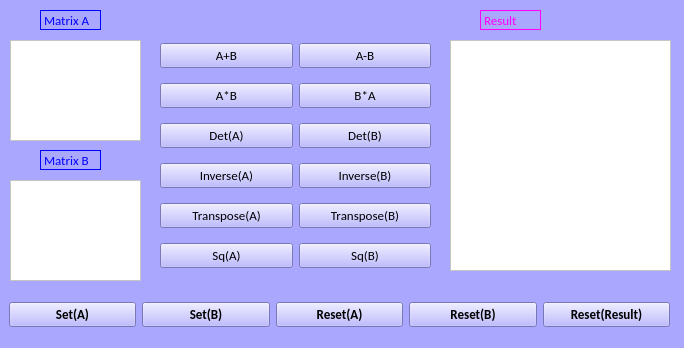
<?xml version="1.0" encoding="UTF-8"?>
<ui version="4.0">
 <class>MainApp</class>
 <widget class="QMainWindow" name="MainApp">
  <property name="geometry">
   <rect>
    <x>0</x>
    <y>0</y>
    <width>684</width>
    <height>348</height>
   </rect>
  </property>
  <property name="font">
   <font>
    <family>Calibri</family>
    <pointsize>8</pointsize>
    <weight>75</weight>
    <bold>true</bold>
   </font>
  </property>
  <property name="windowTitle">
   <string>MainApp</string>
  </property>
  <property name="styleSheet">
   <string notr="true">background-color:rgb(170, 167, 255)</string>
  </property>
  <widget class="QWidget" name="centralwidget">
   <widget class="QTextEdit" name="textEdit">
    <property name="geometry">
     <rect>
      <x>10</x>
      <y>40</y>
      <width>131</width>
      <height>101</height>
     </rect>
    </property>
    <property name="styleSheet">
     <string notr="true">background-color: white;</string>
    </property>
   </widget>
   <widget class="QTextEdit" name="textEdit_2">
    <property name="geometry">
     <rect>
      <x>10</x>
      <y>180</y>
      <width>131</width>
      <height>101</height>
     </rect>
    </property>
    <property name="styleSheet">
     <string notr="true">background-color: white;</string>
    </property>
   </widget>
   <widget class="QTextEdit" name="textEdit_3">
    <property name="geometry">
     <rect>
      <x>450</x>
      <y>40</y>
      <width>221</width>
      <height>231</height>
     </rect>
    </property>
    <property name="styleSheet">
     <string notr="true">background-color: white;</string>
    </property>
    <property name="readOnly">
     <bool>true</bool>
    </property>
   </widget>
   <widget class="QLabel" name="label">
    <property name="geometry">
     <rect>
      <x>40</x>
      <y>10</y>
      <width>61</width>
      <height>20</height>
     </rect>
    </property>
    <property name="font">
     <font>
      <family>Calibri</family>
      <pointsize>10</pointsize>
      <weight>50</weight>
      <bold>false</bold>
     </font>
    </property>
    <property name="autoFillBackground">
     <bool>false</bool>
    </property>
    <property name="styleSheet">
     <string notr="true">  color: blue;</string>
    </property>
    <property name="frameShape">
     <enum>QFrame::Box</enum>
    </property>
    <property name="frameShadow">
     <enum>QFrame::Plain</enum>
    </property>
    <property name="text">
     <string>Matrix A</string>
    </property>
    <property name="scaledContents">
     <bool>false</bool>
    </property>
   </widget>
   <widget class="QLabel" name="label_2">
    <property name="geometry">
     <rect>
      <x>40</x>
      <y>150</y>
      <width>61</width>
      <height>20</height>
     </rect>
    </property>
    <property name="font">
     <font>
      <family>Calibri</family>
      <pointsize>10</pointsize>
      <weight>50</weight>
      <bold>false</bold>
     </font>
    </property>
    <property name="autoFillBackground">
     <bool>false</bool>
    </property>
    <property name="styleSheet">
     <string notr="true">  color: blue;</string>
    </property>
    <property name="frameShape">
     <enum>QFrame::Box</enum>
    </property>
    <property name="frameShadow">
     <enum>QFrame::Plain</enum>
    </property>
    <property name="text">
     <string>Matrix B</string>
    </property>
    <property name="scaledContents">
     <bool>false</bool>
    </property>
   </widget>
   <widget class="QLabel" name="label_3">
    <property name="geometry">
     <rect>
      <x>480</x>
      <y>10</y>
      <width>61</width>
      <height>20</height>
     </rect>
    </property>
    <property name="font">
     <font>
      <family>Calibri</family>
      <pointsize>10</pointsize>
      <weight>50</weight>
      <bold>false</bold>
     </font>
    </property>
    <property name="autoFillBackground">
     <bool>false</bool>
    </property>
    <property name="styleSheet">
     <string notr="true">color : rgb(255, 0, 255);</string>
    </property>
    <property name="frameShape">
     <enum>QFrame::Box</enum>
    </property>
    <property name="frameShadow">
     <enum>QFrame::Plain</enum>
    </property>
    <property name="text">
     <string>Result</string>
    </property>
    <property name="scaledContents">
     <bool>false</bool>
    </property>
   </widget>
   <widget class="QWidget" name="horizontalLayoutWidget">
    <property name="geometry">
     <rect>
      <x>160</x>
      <y>40</y>
      <width>271</width>
      <height>31</height>
     </rect>
    </property>
    <layout class="QHBoxLayout" name="horizontalLayout">
     <item>
      <widget class="QPushButton" name="addBtn">
       <property name="font">
        <font>
         <family>Calibri</family>
         <pointsize>10</pointsize>
         <weight>50</weight>
         <bold>false</bold>
         <kerning>true</kerning>
        </font>
       </property>
       <property name="autoFillBackground">
        <bool>false</bool>
       </property>
       <property name="text">
        <string>A+B</string>
       </property>
      </widget>
     </item>
     <item>
      <widget class="QPushButton" name="subBtn">
       <property name="font">
        <font>
         <family>Calibri</family>
         <pointsize>10</pointsize>
         <weight>50</weight>
         <bold>false</bold>
         <kerning>true</kerning>
        </font>
       </property>
       <property name="text">
        <string>A-B</string>
       </property>
      </widget>
     </item>
    </layout>
   </widget>
   <widget class="QWidget" name="horizontalLayoutWidget_2">
    <property name="geometry">
     <rect>
      <x>160</x>
      <y>80</y>
      <width>271</width>
      <height>31</height>
     </rect>
    </property>
    <layout class="QHBoxLayout" name="horizontalLayout_2">
     <item>
      <widget class="QPushButton" name="MulBtnOn">
       <property name="font">
        <font>
         <family>Calibri</family>
         <pointsize>10</pointsize>
         <weight>50</weight>
         <bold>false</bold>
         <kerning>true</kerning>
        </font>
       </property>
       <property name="text">
        <string>A*B</string>
       </property>
      </widget>
     </item>
     <item>
      <widget class="QPushButton" name="MulBtn2">
       <property name="font">
        <font>
         <family>Calibri</family>
         <pointsize>10</pointsize>
         <weight>50</weight>
         <bold>false</bold>
         <kerning>true</kerning>
        </font>
       </property>
       <property name="autoFillBackground">
        <bool>false</bool>
       </property>
       <property name="text">
        <string>B*A</string>
       </property>
      </widget>
     </item>
    </layout>
   </widget>
   <widget class="QWidget" name="horizontalLayoutWidget_3">
    <property name="geometry">
     <rect>
      <x>160</x>
      <y>120</y>
      <width>271</width>
      <height>31</height>
     </rect>
    </property>
    <layout class="QHBoxLayout" name="horizontalLayout_3">
     <item>
      <widget class="QPushButton" name="detABtn">
       <property name="font">
        <font>
         <family>Calibri</family>
         <pointsize>10</pointsize>
         <weight>50</weight>
         <bold>false</bold>
         <kerning>true</kerning>
        </font>
       </property>
       <property name="autoFillBackground">
        <bool>false</bool>
       </property>
       <property name="text">
        <string>Det(A)</string>
       </property>
      </widget>
     </item>
     <item>
      <widget class="QPushButton" name="detBBtn">
       <property name="font">
        <font>
         <family>Calibri</family>
         <pointsize>10</pointsize>
         <weight>50</weight>
         <bold>false</bold>
         <kerning>true</kerning>
        </font>
       </property>
       <property name="text">
        <string>Det(B)</string>
       </property>
      </widget>
     </item>
    </layout>
   </widget>
   <widget class="QWidget" name="horizontalLayoutWidget_4">
    <property name="geometry">
     <rect>
      <x>160</x>
      <y>160</y>
      <width>271</width>
      <height>31</height>
     </rect>
    </property>
    <layout class="QHBoxLayout" name="horizontalLayout_4">
     <item>
      <widget class="QPushButton" name="invABtn">
       <property name="font">
        <font>
         <family>Calibri</family>
         <pointsize>10</pointsize>
         <weight>50</weight>
         <bold>false</bold>
         <kerning>true</kerning>
        </font>
       </property>
       <property name="autoFillBackground">
        <bool>false</bool>
       </property>
       <property name="text">
        <string>Inverse(A)</string>
       </property>
      </widget>
     </item>
     <item>
      <widget class="QPushButton" name="invBBtn">
       <property name="font">
        <font>
         <family>Calibri</family>
         <pointsize>10</pointsize>
         <weight>50</weight>
         <bold>false</bold>
         <kerning>true</kerning>
        </font>
       </property>
       <property name="text">
        <string>Inverse(B)</string>
       </property>
      </widget>
     </item>
    </layout>
   </widget>
   <widget class="QWidget" name="horizontalLayoutWidget_5">
    <property name="geometry">
     <rect>
      <x>160</x>
      <y>200</y>
      <width>271</width>
      <height>31</height>
     </rect>
    </property>
    <layout class="QHBoxLayout" name="horizontalLayout_5">
     <item>
      <widget class="QPushButton" name="tposeABtn">
       <property name="font">
        <font>
         <family>Calibri</family>
         <pointsize>10</pointsize>
         <weight>50</weight>
         <bold>false</bold>
         <kerning>true</kerning>
        </font>
       </property>
       <property name="autoFillBackground">
        <bool>false</bool>
       </property>
       <property name="text">
        <string>Transpose(A)</string>
       </property>
      </widget>
     </item>
     <item>
      <widget class="QPushButton" name="tposeBBtn">
       <property name="font">
        <font>
         <family>Calibri</family>
         <pointsize>10</pointsize>
         <weight>50</weight>
         <bold>false</bold>
         <kerning>true</kerning>
        </font>
       </property>
       <property name="text">
        <string>Transpose(B)</string>
       </property>
      </widget>
     </item>
    </layout>
   </widget>
   <widget class="QWidget" name="horizontalLayoutWidget_6">
    <property name="geometry">
     <rect>
      <x>160</x>
      <y>240</y>
      <width>271</width>
      <height>31</height>
     </rect>
    </property>
    <layout class="QHBoxLayout" name="horizontalLayout_6">
     <item>
      <widget class="QPushButton" name="sqABtn">
       <property name="font">
        <font>
         <family>Calibri</family>
         <pointsize>10</pointsize>
         <weight>50</weight>
         <bold>false</bold>
         <kerning>true</kerning>
        </font>
       </property>
       <property name="autoFillBackground">
        <bool>false</bool>
       </property>
       <property name="text">
        <string>Sq(A)</string>
       </property>
      </widget>
     </item>
     <item>
      <widget class="QPushButton" name="sqBBtn">
       <property name="font">
        <font>
         <family>Calibri</family>
         <pointsize>10</pointsize>
         <weight>50</weight>
         <bold>false</bold>
         <kerning>true</kerning>
        </font>
       </property>
       <property name="text">
        <string>Sq(B)</string>
       </property>
      </widget>
     </item>
    </layout>
   </widget>
   <widget class="QWidget" name="horizontalLayoutWidget_7">
    <property name="geometry">
     <rect>
      <x>9</x>
      <y>299</y>
      <width>661</width>
      <height>31</height>
     </rect>
    </property>
    <layout class="QHBoxLayout" name="horizontalLayout_7">
     <item>
      <widget class="QPushButton" name="setABtn">
       <property name="font">
        <font>
         <family>Calibri</family>
         <pointsize>10</pointsize>
         <weight>75</weight>
         <bold>true</bold>
        </font>
       </property>
       <property name="text">
        <string>Set(A)</string>
       </property>
      </widget>
     </item>
     <item>
      <widget class="QPushButton" name="setBBtn">
       <property name="font">
        <font>
         <family>Calibri</family>
         <pointsize>10</pointsize>
         <weight>75</weight>
         <bold>true</bold>
        </font>
       </property>
       <property name="text">
        <string>Set(B)</string>
       </property>
      </widget>
     </item>
     <item>
      <widget class="QPushButton" name="resetABtn">
       <property name="font">
        <font>
         <family>Calibri</family>
         <pointsize>10</pointsize>
         <weight>75</weight>
         <bold>true</bold>
        </font>
       </property>
       <property name="text">
        <string>Reset(A)</string>
       </property>
      </widget>
     </item>
     <item>
      <widget class="QPushButton" name="resetBBtn">
       <property name="font">
        <font>
         <family>Calibri</family>
         <pointsize>10</pointsize>
         <weight>75</weight>
         <bold>true</bold>
        </font>
       </property>
       <property name="text">
        <string>Reset(B)</string>
       </property>
      </widget>
     </item>
     <item>
      <widget class="QPushButton" name="resetResBtn">
       <property name="font">
        <font>
         <family>Calibri</family>
         <pointsize>10</pointsize>
         <weight>75</weight>
         <bold>true</bold>
        </font>
       </property>
       <property name="text">
        <string>Reset(Result)</string>
       </property>
      </widget>
     </item>
    </layout>
   </widget>
  </widget>
 </widget>
 <resources/>
 <connections/>
</ui>
